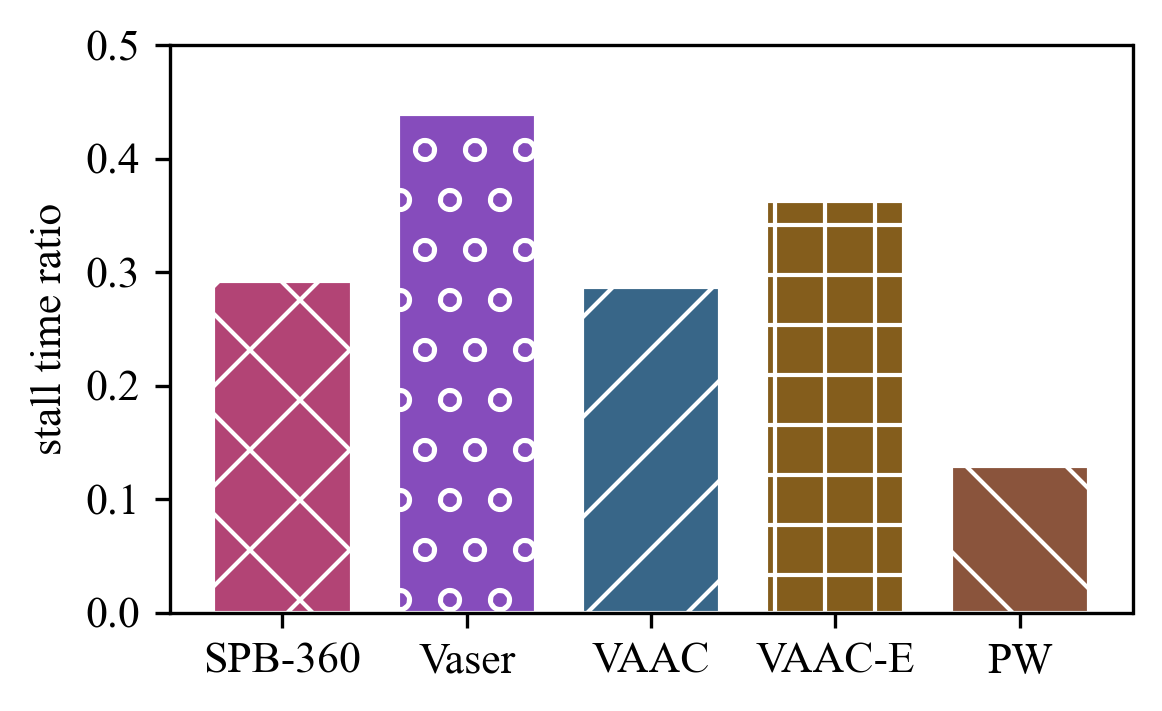

Write the Python code that produced this figure.
import matplotlib.pyplot as plt
import numpy as np
from matplotlib import rcParams

plt.rcParams["font.family"] = ["Times New Roman", "SimSun"]


def format_draw_histogram(
        labels,
        data,
        x_label_name,
        y_label_name,
        ylim,
        save_path,
        colors,
        hatch_patterns,
        font_size=10.5,
        figsize=(4, 2.5),
        bar_width=0.75,
        dpi=300,
        hatch_density=1,
        hatch_linewidth=1
):
    plt.rcParams['hatch.linewidth'] = hatch_linewidth
    rcParams.update({'font.size': font_size})

    fig, ax = plt.subplots(1, 1, figsize=figsize)
    ax.set_xlabel(x_label_name, fontsize=font_size)
    ax.set_ylabel(y_label_name, fontsize=font_size)

    x = np.arange(len(labels))
    ax.tick_params(labelsize=font_size)
    ax.set_xticks(x)
    ax.set_xticklabels(labels)
    ax.set_ylim(ylim)

    for i in range(len(labels)):
        ax.bar(x[i], data[i], bar_width, label=labels[i], edgecolor='white', color=colors[i],
               hatch=hatch_patterns[i] * hatch_density)

    plt.tight_layout()
    plt.savefig(save_path, dpi=dpi, bbox_inches='tight')
    plt.show()


if __name__ == "__main__":
    labels = ['SPB-360', 'Vaser', 'VAAC', 'VAAC-E', 'PW']
    data = [0.292, 0.439, 0.287, 0.363, 0.129]
    colors = ['#B24475', '#864CBC', '#386688', '#845D1C', '#8A543C']
    hatch_patterns = ['x', 'o', '/', '+', '\\']

    format_draw_histogram(
        labels=labels,
        data=data,
        y_label_name='stall time ratio',
        x_label_name='',
        ylim=(0, 0.5),
        save_path='./stall_time_ratio.png',
        colors=colors,
        hatch_patterns=hatch_patterns,
    )
